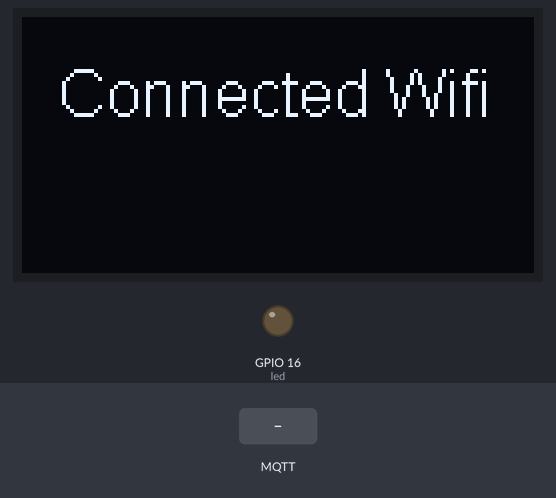
A sketch run on a simulated ESP8266 (NodeMCU). Parts: 128×64 one-colour display, output pins drawn as LEDs (lit = HIGH). Inputs (shaded band) come from the test bench. WiFi joins after 1.5 s; servers stay silent unless stated; no MQTT or app messages arrive unless stated; what the sketch prints to the serial monitor is not drawn.

Above: at 1.6 s.
At 5.7 s:
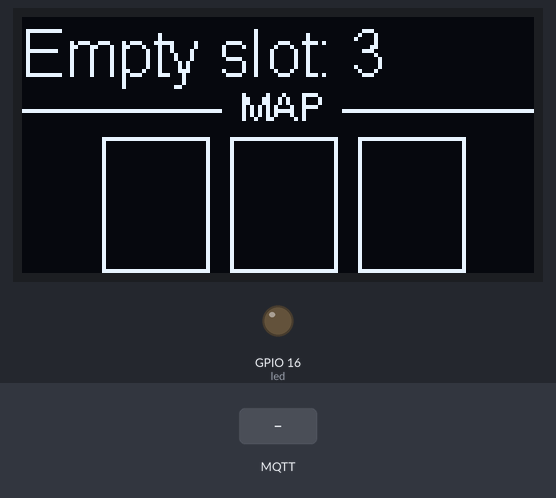
5.8 s: MQTT message "1" arrives on the first subscribed topic
7.3 s: MQTT message "on" arrives on the first subscribed topic
8.8 s: MQTT message "off" arrives on the first subscribed topic
Timing chart, 0 to 11.8 s (numbered marks = the images above; inputs shaded):
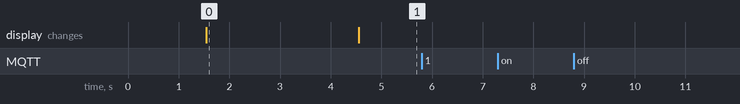

The sketch:

Smart_Parking_MQTT_Server.ino
```cpp
#include <ESP8266WiFi.h>
#include <PubSubClient.h>
#include <ArduinoJson.h>
#include "SSD1306.h"

// Update these with values suitable for your network.
#define ssid "SolarBKSES Guest"
#define password ""
#define mqtt_server "m14.cloudmqtt.com"
#define mqtt_topic_pub "/SmartParking/Client"
#define mqtt_topic_sub "/SmartParking/Master"
#define mqtt_user "ohkpjxcf"
#define mqtt_pwd "_3KWZeUTV7qe"
#define led 16
const uint16_t mqtt_port = 11486;

WiFiClient espClient;
PubSubClient client(espClient);
long lastMsg = 0;
char msg[50];
int value = 0;
int state[] = {0,0,0,0};
int count = 3;
const int nSlot = 3;

SSD1306  display(0x3c, 4, 5);

void setup() {
  display.init();
  display.flipScreenVertically();
  display.setFont(ArialMT_Plain_16);
  Serial.begin(115200);
  setup_wifi();
  pinMode(led,OUTPUT);
  client.setServer(mqtt_server, mqtt_port);
  client.setCallback(callback);
  display.clear();
  display.drawString(9,10, "Connected Wifi");
  display.display();
  delay(3000);
  display.clear();
  display.drawString(0,0, "Empty slot: "+(String)count);
  display.setFont(ArialMT_Plain_10);
  display.drawString(54,16, "MAP");
  display.drawHorizontalLine(0, 23, 50);
  display.drawHorizontalLine(80, 23, 50);
  display.drawRect(20, 30, 27, 34);
  display.drawRect(52, 30, 27, 34);
  display.drawRect(84, 30, 27, 34);
  //display.fillRect(55, 33, 21, 28);
  display.display();
}

void setup_wifi() {
  delay(10);
  // We start by connecting to a WiFi network
  Serial.println();
  Serial.print("Connecting to ");
  Serial.println(ssid);
  WiFi.begin(ssid, password);
  while (WiFi.status() != WL_CONNECTED) {
    delay(500);
    Serial.print(".");
  }
  Serial.println("");
  Serial.println("WiFi connected");
  Serial.println("IP address: ");
  Serial.println(WiFi.localIP());
}

void callback(char* topic, byte* payload, unsigned int length) {
  Serial.print("Message arrived [");
  Serial.print(topic);
  Serial.print("] ");
  String s="";
  for (int i = 0; i < length; i++) {
    Serial.print((char)payload[i]);
    s+=(char)payload[i];
  }
  DynamicJsonBuffer jsonBuffer;
  JsonObject& data = jsonBuffer.parseObject(s);
  int id = data[String("SlotID")];
  int st = data[String("SlotState")];
  Serial.print(id);
  snprintf (msg, 75, "ok %ld", id);
  Serial.print("Publish message: ");
  Serial.println(msg);
  client.publish(mqtt_topic_pub, msg);
  state[id] = st;
  count=0;
  for (int i=1;i<=nSlot;i++)
    if (state[i]==0)
      count++;
  display.clear();
  display.setFont(ArialMT_Plain_16);
  display.drawString(0,0, "Empty slot: "+(String)count);
  display.setFont(ArialMT_Plain_10);
  display.drawString(54,16, "MAP");
  display.drawHorizontalLine(0, 23, 50);
  display.drawHorizontalLine(80, 23, 50);
  display.drawRect(20, 30, 27, 34);
  display.drawRect(52, 30, 27, 34);
  display.drawRect(84, 30, 27, 34);
  for (int i=1;i<=nSlot;i++){
    if (state[i]==1)
      display.fillRect(23+(i-1)*32, 33, 21, 28);
  }
  //display.fillRect(55, 33, 21, 28);
  display.display();
  //delay(3000);
  Serial.println();
}

void reconnect() {
  // Loop until we're reconnected
  while (!client.connected()) {
    Serial.print("Attempting MQTT connection...");
    // Attempt to connect
    if (client.connect("Server",mqtt_user, mqtt_pwd)) {
      Serial.println("connected");
      // Once connected, publish an announcement...
      //client.publish(mqtt_topic_pub, "ESP_reconnected");
      // ... and resubscribe
      client.subscribe(mqtt_topic_sub);
    } else {
      Serial.print("failed, rc=");
      Serial.print(client.state());
      Serial.println(" try again in 5 seconds");
      // Wait 5 seconds before retrying
      delay(5000);
    }
  }
}
void loop() {
  if (!client.connected()) {
    reconnect();
  }
  client.loop();
  long now = millis();
  if (now - lastMsg > 2000) {
    //Serial.println(count);
    //snprintf (msg, 75, "hello world #%ld", value);
    //Serial.print("Publish message: ");
    //Serial.println(msg);
    //client.publish(mqtt_topic_pub, msg);
  }
}
```

Measured:
- after the input at 5.8 s, every drawn part: stays the same
- after the input at 7.3 s, every drawn part: stays the same
- after the input at 8.8 s, every drawn part: stays the same
- what the display in image 0 shows lasts 3.1 s, from 1.5 s to 4.6 s
